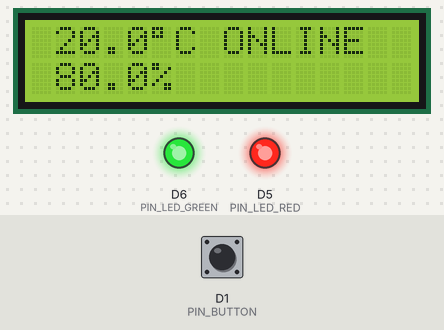
Bench run of a sketch on a simulated ESP8266 (NodeMCU). Shown: 16×2 character LCD, output pins drawn as LEDs (lit = HIGH). The inputs (shaded band) are chosen by the test bench; at power-on: D1 (PIN_BUTTON) HIGH. WiFi joins after 1.5 s; servers stay silent unless stated; what the sketch prints to the serial monitor is not drawn.

Above: at 10.6 s.
10.7 s: D1 (PIN_BUTTON) pulled LOW for 0.15 s
At 12.1 s:
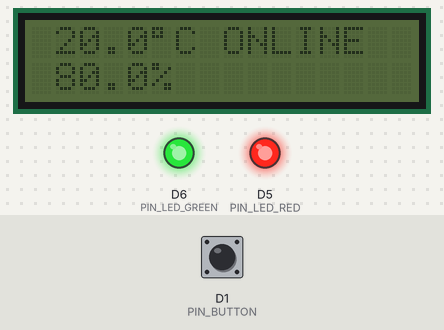
12.4 s: D1 (PIN_BUTTON) pulled LOW for 1 s
At 14.8 s:
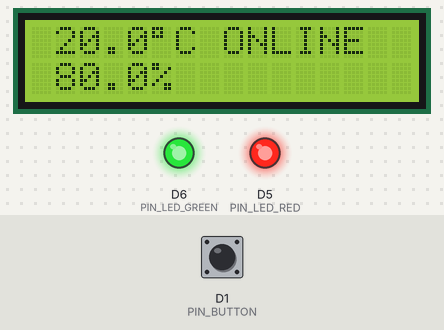
Timing chart, 0 to 16.3 s (numbered marks = the images above; inputs shaded):
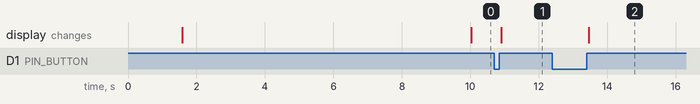

The sketch:

TAHM.ino
```cpp
#include "myMCU.h"

myMCU gMCU;

void setup() {
  gMCU.init();
}

void loop() {
  gMCU.work();
}
```

constants.h
```cpp
#ifndef __CONSTANTS_H
#define __CONSTANTS_H

#define SERIAL_DEBUG             (Serial)
#define SHOUT                    (SERIAL_DEBUG.println)

#endif //end of __CONSTANTS_H
```

myESP.cpp
```cpp
#include "myESP.h"

//char* server = "m10.cloudmqtt.com";
char server[] = "api.thingspeak.com";
//int port = 17708;
int port = 80;
//char* user =  "ohfhrjgc";
//char* password = "HaLG92uRPiYX";
//char* clientName = "esp8266";

//char ssid[] = "THACHBAONGUYEN_24GHZ";
char ssid[] = "FPT Telecom";
//char pass[] = "0989165203";
char pass[] = "19741996";

WiFiClient wifiClient;
//PubSubClient publishClient(server, port, NULL, wifiClient);
WiFiManager wifiManager;

bool myESP::init() {
  isOnline = false;
  if (WiFi.status() != WL_CONNECTED) {
    WiFi.begin(ssid, pass);
    if (WiFi.waitForConnectResult() != WL_CONNECTED) {
      isOnline = false;
      return isOnline;
    }
    SHOUT(F("WiFi connected"));
    isOnline = true;
    return isOnline;
  }
  SHOUT(F("WiFi connected"));
  isOnline = true;
  return isOnline;
}

bool myESP::getNetworkState() {
  return WiFi.status() == WL_CONNECTED;
}

bool myESP::uploadData(const char* api, int temp, int humi) {
  if (wifiClient.connect(server, port)) {
    SHOUT(F("WiFi Client connected "));
    String postStr = api;
    postStr += "&field1=";
    postStr += String(temp);
    postStr += "&field2=";
    postStr += String(humi);
    postStr += "\r\n\r\n";

    wifiClient.print("POST /update HTTP/1.1\n");
    wifiClient.print("Host:" + String(server) + "\n");
    wifiClient.print("Connection: close\n");
    wifiClient.print("X-THINGSPEAKAPIKEY: " + String(api) + "\n");
    wifiClient.print("Content-Type: application/x-www-form-urlencoded\n");
    wifiClient.print("Content-Length: ");
    wifiClient.print(postStr.length());
    wifiClient.print("\n\n");
    wifiClient.print(postStr);
    wifiClient.stop();
    isOnline = true;
  }
  else {
    isOnline = false;
  }
  return isOnline;
}

void myESP::setConfigPortalTimeOut(unsigned long seconds) {
  wifiManager.setTimeout(seconds);
}

bool myESP::startConfigPortal(const char* apName, const char* apPass) {
  return wifiManager.startConfigPortal(apName, apPass);
}
```

myESP.h
```cpp
#ifndef __MY_ESP_H
#define __MY_ESP_H

#include <Arduino.h>
#include <ESP8266WiFi.h>
#include <WiFiManager.h>
#include "constants.h"

#define MQTT_SERVER            ("m10.cloudmqtt.com")
#define MQTT_PORT               (17708)
#define MQTT_USER                ("ohfhrjgc")
#define MQTT_PASSWORD       ("HaLG92uRPiYX")

#define BUFFER_SIZE               (100)

class myESP {
  private:
    bool isOnline;
  public:
    bool init();
    bool getNetworkState();
    bool uploadData(const char* api, int temp, int humi);
    void setConfigPortalTimeOut(unsigned long seconds);
    bool startConfigPortal(const char* apName, const char* apPass);
};

#endif //end of __MY_ESP_H
```

myMCU.cpp
```cpp
#include "myMCU.h"

int state;
bool netStatus;;

uint32_t tProcess1;
uint32_t tProcess2;
uint32_t tProcess3;

uint32_t readPeriod;
uint32_t uploadPeriod;

myLCD gLCD;
myESP gESP;
mySensor gSensor;

void myMCU::init() {
  pinMode(PIN_BUTTON, INPUT_PULLUP);
  pinMode(PIN_LED_RED, OUTPUT);
  pinMode(PIN_LED_GREEN, OUTPUT);
  SERIAL_DEBUG.begin(115200);
  gLCD.init();
  gESP.init();
  offLED();

  tProcess1 = 0;
  tProcess2 = 0;
  tProcess3 = 0;
  state = STATE_STANDBY;
  readPeriod = PERIOD_READ; //
  uploadPeriod = PERIOD_UPLOAD; //

  gLCD.displayScreen(ERROR_CODE, ERROR_CODE, gESP.getNetworkState());

}

void myMCU::flashLED(int color) {
  if (color == LED_COLOR_RED) {
    for (int i = 0; i < 20; i++ ) {
      digitalWrite(PIN_LED_RED, !digitalRead(PIN_LED_RED));
      digitalWrite(PIN_LED_GREEN, HIGH);
      delay(20);
    }
  }
  else if (color == LED_COLOR_GREEN) {
    for (int i = 0; i < 20; i++ ) {
      digitalWrite(PIN_LED_RED, HIGH);
      digitalWrite(PIN_LED_GREEN,  !digitalRead(PIN_LED_GREEN));
      delay(20);
    }
  }
  offLED();
}

void myMCU::offLED() {
  digitalWrite(PIN_LED_RED, HIGH);
  digitalWrite(PIN_LED_GREEN, HIGH);
}

void myMCU::onSensor() {

}

void myMCU::offSensor() {

}

void myMCU::work() {
  handleButton();

  if (state == STATE_STANDBY) {
    offLED();
    offSensor();
    if ((unsigned long) millis() - tProcess1 > PERIOD_STANDBY) {
      SHOUT(F("Standby Job"));
      netStatus = gESP.getNetworkState();
      if (netStatus) {
        SHOUT(F("Connected"));
        //flashLED(LED_COLOR_GREEN);
      }
      else {
        SHOUT(F("Disconnected"));
        //flashLED(LED_COLOR_RED);
      }
      tProcess1 = millis();
    }
    if ((unsigned long) millis() - tProcess2 > readPeriod) {
      state = STATE_SENSING;
      tProcess2 = millis();
    }
  }
  else if (state == STATE_SENSING) {
    SHOUT(F("Sensing mode"));
    onSensor();
    delay(1); // should sleep (off wifi)
    // then wake up to read
    if (gSensor.readData(temperature, humidity)) {
      SHOUT(temperature);
      SHOUT(humidity);
      gLCD.displayTemp(temperature);
      gLCD.displayHumi(humidity);
    }
    else {
      SHOUT(F("Failed to read from sensor"));
    }
    netStatus = gESP.getNetworkState();
    // display LCD
    gLCD.displayNetwork(netStatus);

    if ((unsigned long) millis() - tProcess3 > uploadPeriod) {
      if (netStatus) {
        // need clear
        char apiKey[] = "HIXV5H5LOMVRE1I0";
        gESP.uploadData(apiKey, temperature, humidity);
      }
      tProcess3 = millis();
    }
    state = STATE_STANDBY;
    SHOUT(F("Standby mode"));
  }
}

void myMCU::sleep(uint32_t time) {

}

int buttonState = HIGH;
int lastButtonState = HIGH;
uint32_t lastDebounceTime = 0;
uint32_t startPress = 0;
long debounceDelay = BUTTON_DEBOUNCE;
bool isPressing = false;
bool modeChanged = false;

void myMCU::handleButton() {
  int reading = digitalRead(PIN_BUTTON);
  if (reading != lastButtonState) {
    lastDebounceTime = millis();
  }

  if ((millis() - lastDebounceTime) > debounceDelay) {
    if (reading != buttonState) {
      buttonState = reading;
    }
    if (buttonState == LOW) {
      if (!isPressing && !modeChanged) {
        startPress = millis();
        isPressing = true;
      }
      else {
        if (millis() - startPress > BUTTON_DIFFER) {
          if (!modeChanged) {
            modeChanged = true;
            if (gLCD.getScreen()  == SCREEN_DISPLAY) {
              gLCD.configScreen();
              gESP.setConfigPortalTimeOut(10 * 60);
              if (!gESP.startConfigPortal(AP_NAME, AP_PASSWORD)) {
                SHOUT(F("Failed to connect and hit timeout"));
                delay(3000);
                ESP.reset();
                delay(5000);
              }
              else {
                SHOUT(F("Connected"));
                netStatus = gESP.getNetworkState();
                gLCD.displayScreen(temperature, humidity, netStatus);
              }
            }
          }
        }
      }
    }
    else if (buttonState == HIGH) {
      if (isPressing) {
        isPressing = false;
        if (modeChanged) {
          modeChanged = false;
        }
        else {
          if (gLCD.getLightState()) {
            gLCD.offLight();
          }
          else {
            gLCD.onLight();
          }
        }
      }
    }
  }
  lastButtonState = reading;
}
```

myMCU.h
```cpp
#ifndef __MY_MCU_H
#define __MY_MCU_H

#include <Arduino.h>
#include "constants.h"
#include "myESP.h"
#include "myLCD.h"
#include "mySensor.h"

#define PIN_BUTTON                (D1)
#define PIN_LED_RED               (D5)
#define PIN_LED_GREEN           (D6)

#define BUTTON_DEBOUNCE    (50)
#define BUTTON_DIFFER           (1000)

#define STATE_STANDBY          (0)
#define STATE_SENSING           (1)

#define LED_COLOR_RED         (0)
#define LED_COLOR_GREEN     (1)

#define PERIOD_STANDBY        (5000)
#define PERIOD_READ             (10000)
#define PERIOD_UPLOAD         (20000)

#define AP_NAME                   ("TAHM")
#define AP_PASSWORD           ("1234")

class myMCU {
  private:
    int temperature;
    int humidity;
  public:
    void init();
    void flashLED(int color);
    void offLED();
    void onSensor();
    void offSensor();
    void work();
    void sleep(uint32_t time);
    void handleButton();
};

#endif //end of __MY_MCU_H
```

mySensor.cpp
```cpp
#include "mySensor.h"

//DHT dht(DHTPIN, DHTTYPE);

bool mySensor::readData(int& temp, int& humi) {
  //fake sensor
  temp = 200;
  humi = 800;
  return true;
}
```

mySensor.h
```cpp
#ifndef __MY_SENSOR_H
#define __MY_SENSOR_H

#include <Arduino.h>
#include "constants.h"

#define DHTPIN                      (D4)
#define DHTTYPE                   (DHT22)

class mySensor {
  private:
  public:
    bool readData(int& temp, int& humi);
};

#endif //end of __MY_SENSOR_H
```

myLCD.cpp
```cpp
#include "myLCD.h"

LiquidCrystal_I2C lcd(LCD_ADDRESS, LCD_COL, LCD_ROW);

void myLCD::init() {
  Wire.begin(LCD_SDA, LCD_SCL);
  lcd.begin();
  lcd.clear();
  onLight();
}

void myLCD::onLight() {
  isLightOn = true;
  lcd.backlight();
}

void myLCD::offLight() {
  isLightOn = false;
  lcd.noBacklight();
}

bool myLCD::getLightState() {
  return isLightOn;
}

void myLCD::printAt(char* text, int row, int col) {
  lcd.setCursor(col, row);
  lcd.print(text);
}

int myLCD::getScreen() {
  return curScreen;
}

void myLCD::displayScreen(int temp, int humi, bool status) {
  curScreen = SCREEN_DISPLAY;
  lcd.clear();
  displayTemp(temp);
  displayHumi(humi);
  displayNetwork(status);
}

void myLCD::displayTemp(int temp) {
  if (curScreen != SCREEN_DISPLAY) {
    return;
  }
  lcd.setCursor(0, 0);
  if (temp == ERROR_CODE) {
    lcd.print("ERROR");
    return;
  }
  if (temp < 100) {
    lcd.print("  ");
  }
  else if (temp > 999) {
    lcd.print("");
  }
  else {
    lcd.print(" ");
  }
  lcd.print(temp / 10);
  lcd.print(".");
  lcd.print(temp % 10);
  lcd.print((char) SYMBOL_DEGREE);
  lcd.print("C");
}

void myLCD::displayHumi(int humi) {
  if (curScreen != SCREEN_DISPLAY) {
    return;
  }
  lcd.setCursor(0, 1);
  if (humi == ERROR_CODE) {
    lcd.print("ERROR");
    return;
  }
  if (humi < 100) {
    lcd.print("  ");
  }
  else {
    lcd.print(" ");
  }
  lcd.print(humi / 10);
  lcd.print(".");
  lcd.print(humi % 10);
  lcd.print((char) SYMBOL_PERCENTAGE);
}

void myLCD::displayNetwork(bool status) {
  if (curScreen != SCREEN_DISPLAY) {
    return;
  }
  lcd.setCursor(8, 0);
  status ? lcd.print("ONLINE ") : lcd.print("OFFLINE");
}

void myLCD::configScreen() {
  curScreen = SCREEN_CONFIG;
  lcd.clear();
  lcd.print(F("CONFIG MODE"));
  lcd.setCursor(0, 1);
  lcd.print(F("OPENING AP"));
}
```

myLCD.h
```cpp
#ifndef __MY_LCD_H
#define __MY_LCD_H

#include <Arduino.h>
#include <Wire.h>
#include <LiquidCrystal_I2C.h>
#include "constants.h"

#define LCD_ROW                    (2)
#define LCD_COL                     (16)
#define LCD_ADDRESS             (0x27)
#define LCD_SDA                     (D4)
#define LCD_SCL                      (D3)

#define SCREEN_DISPLAY          (0)
#define SCREEN_CONFIG           (1)

#define SYMBOL_DEGREE          (0xdf)
#define SYMBOL_PERCENTAGE  (0x25)

#define ERROR_CODE               (-2017)

class myLCD {
  private:
    int curScreen;
    bool isLightOn;
  public:
    void init();
    void onLight();
    void offLight();
    bool getLightState();
    void printAt(char* text, int row, int col);
    int getScreen();
    void displayScreen(int temp, int humi, bool status);
    void displayTemp(int temp);
    void displayHumi(int humi);
    void displayNetwork(bool status);
    void configScreen();
};

#endif //end of __MY_LCD_H
```

Measured:
- after the input at 10.7 s, the display: changes after 0.20 s (image 1)
- after the input at 12.4 s, the display: changes after 1.1 s (image 2)
